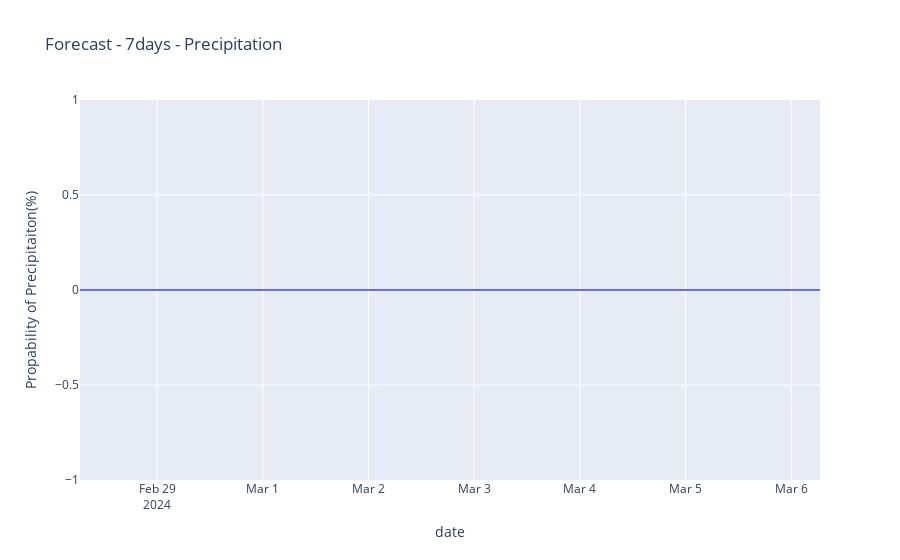

The notebook cell saved with this chart:
### Code cell
a

### Figure 1 — Plotly figure (JSON) as saved in the notebook; plotly's stock layout.template omitted (floating-point values rounded to 4 significant figures)
{"data": [{"hovertemplate": "date=%{x}<br>y=%{y}<extra></extra>", "legendgroup": "", "line": {"color": "#636efa", "dash": "solid"}, "marker": {"symbol": "circle"}, "mode": "lines", "name": "", "orientation": "v", "showlegend": false, "type": "scatter", "x": ["2024-02-28T06:30:00", "2024-02-29T06:30:00", "2024-03-01T06:30:00", "2024-03-02T06:30:00", "2024-03-03T06:30:00", "2024-03-04T06:30:00", "2024-03-05T06:30:00", "2024-03-06T06:30:00"], "xaxis": "x", "y": [0, 0, 0, 0, 0, 0, 0, 0], "yaxis": "y"}], "layout": {"autosize": true, "legend": {"tracegroupgap": 0}, "title": {"text": "Forecast - 7days - Precipitation"}, "xaxis": {"anchor": "y", "autorange": true, "domain": [0, 1], "range": ["2024-02-28 06:30", "2024-03-06 06:30"], "title": {"text": "date"}, "type": "date"}, "yaxis": {"anchor": "x", "autorange": true, "domain": [0, 1], "range": [-1, 1], "title": {"text": "Propability of Precipitaiton(%)"}, "type": "linear"}}}
